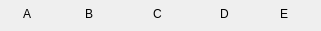
  <widget class="QWidget" name="widget_board_blue_x" native="true">
   <property name="geometry">
    <rect>
     <x>20</x>
     <y>340</y>
     <width>321</width>
     <height>31</height>
    </rect>
   </property>
   <widget class="QLabel" name="label_xB">
    <property name="geometry">
     <rect>
      <x>85</x>
      <y>4</y>
      <width>21</width>
      <height>20</height>
     </rect>
    </property>
    <property name="text">
     <string>B</string>
    </property>
   </widget>
   <widget class="QLabel" name="label_xC">
    <property name="geometry">
     <rect>
      <x>153</x>
      <y>4</y>
      <width>21</width>
      <height>20</height>
     </rect>
    </property>
    <property name="text">
     <string>C</string>
    </property>
   </widget>
   <widget class="QLabel" name="label_xD">
    <property name="geometry">
     <rect>
      <x>220</x>
      <y>4</y>
      <width>16</width>
      <height>20</height>
     </rect>
    </property>
    <property name="text">
     <string>D</string>
    </property>
   </widget>
   <widget class="QLabel" name="label_xE">
    <property name="geometry">
     <rect>
      <x>280</x>
      <y>4</y>
      <width>21</width>
      <height>20</height>
     </rect>
    </property>
    <property name="text">
     <string>E</string>
    </property>
   </widget>
   <widget class="QLabel" name="label_xA">
    <property name="geometry">
     <rect>
      <x>23</x>
      <y>4</y>
      <width>21</width>
      <height>20</height>
     </rect>
    </property>
    <property name="text">
     <string>A</string>
    </property>
   </widget>
  </widget>
